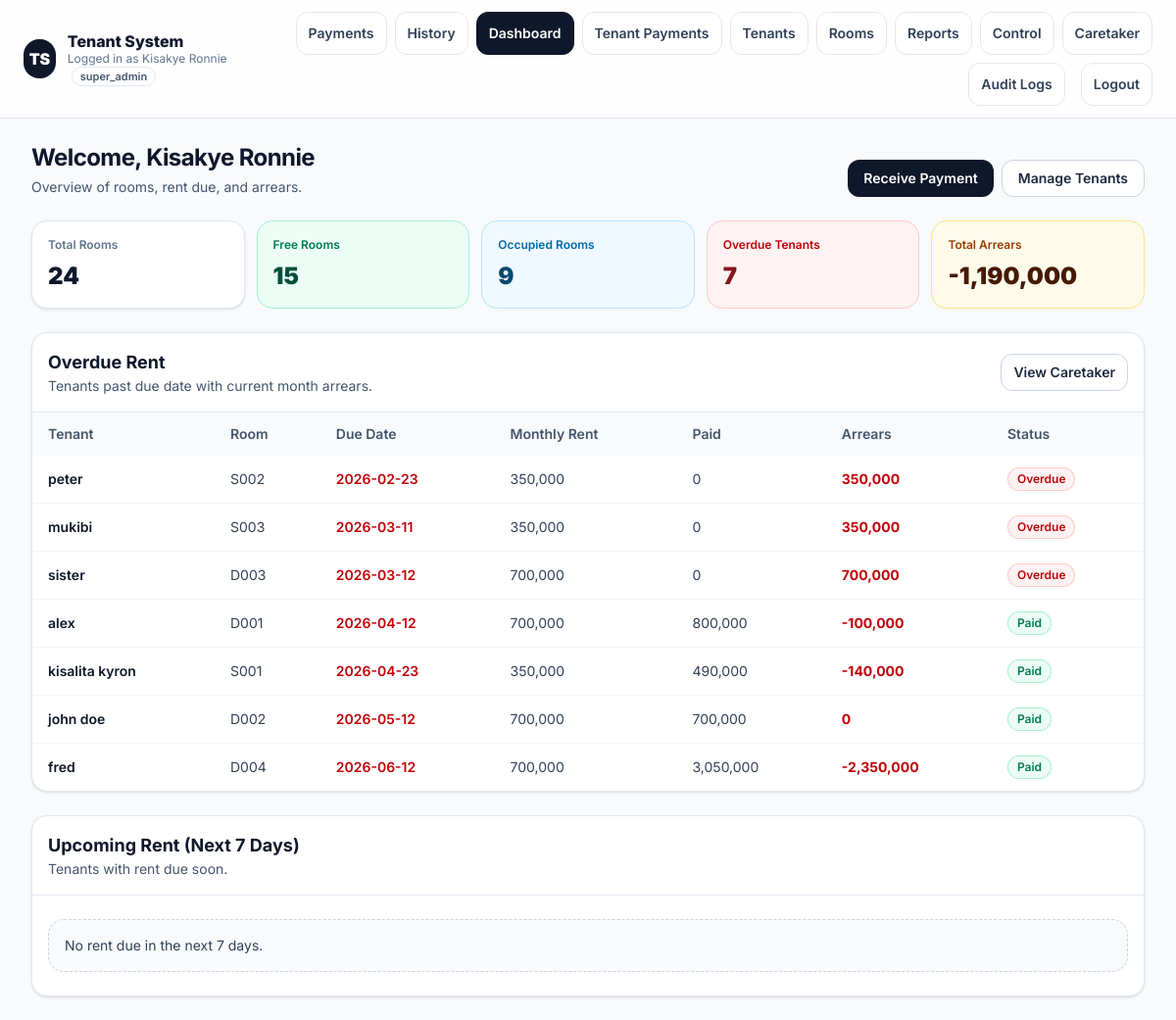
The page /public/dashboard.php (signed in) on the database as committed earlier.
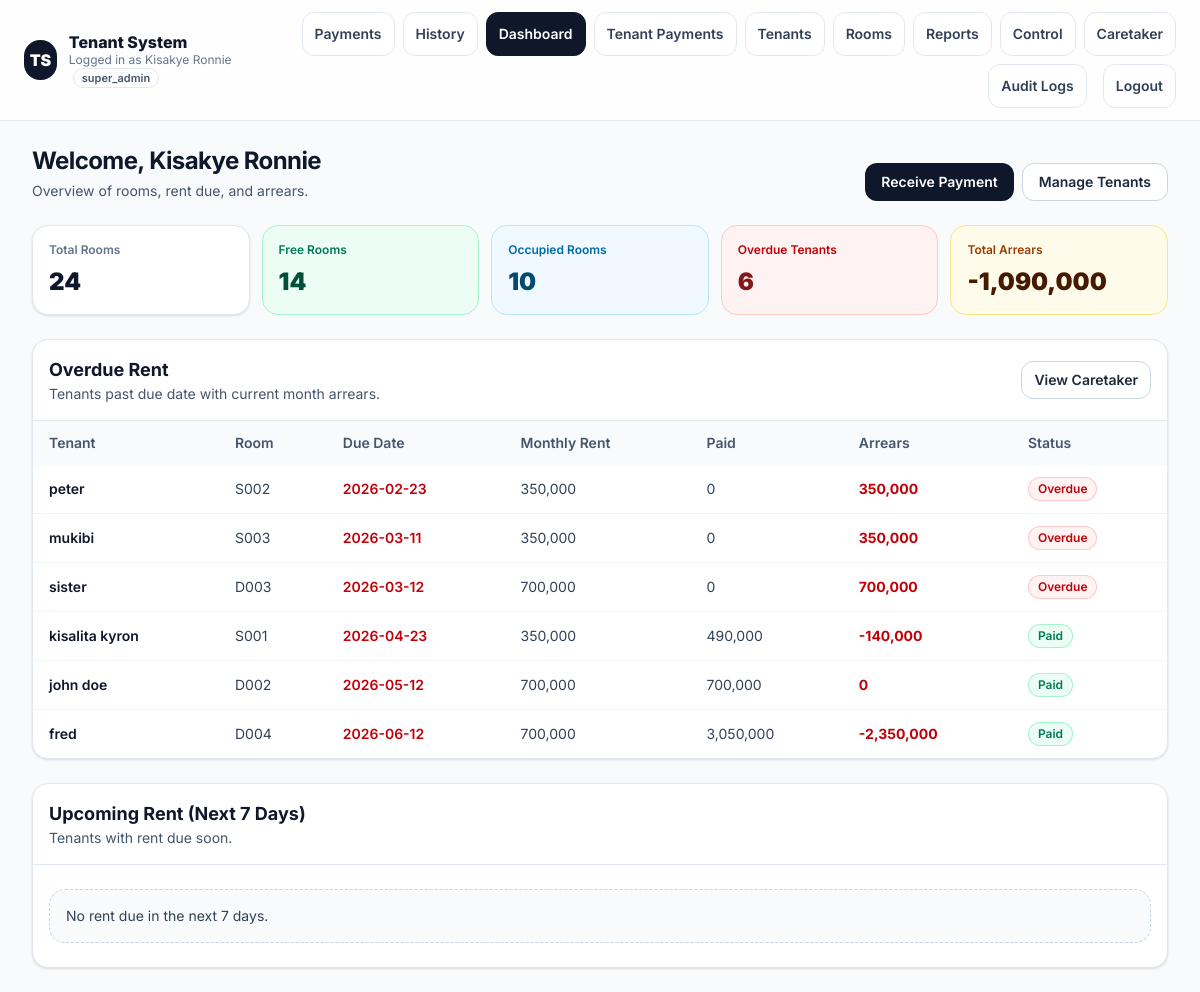
The same page on the database as committed later.
### tables this page shows
CREATE TABLE "tenants" (
    id INTEGER PRIMARY KEY AUTOINCREMENT,

    admin_id INTEGER NOT NULL,
    room_id INTEGER,

    full_name TEXT NOT NULL,
    phone TEXT,
    email TEXT,

    move_in_date DATE,
    exit_date DATE,

    status TEXT DEFAULT 'active',

    rent_due_date DATE,
    rent_due_day INTEGER,
    monthly_rent REAL,

    created_at DATETIME,
    updated_at DATETIME
);

### core/helpers.php (called while the page is built, shortened)
<?php
if (!function_exists('e')) {
    function e($v): string
    {
        return htmlspecialchars((string)($v ?? ''), ENT_QUOTES | ENT_SUBSTITUTE, 'UTF-8');
    }
}
?>

### public/dashboard.php (the view, shortened to what the changed rows need)
<?php
require_once __DIR__ . '/../core/bootstrap.php';
$admin_id = (int)($_SESSION['admin_id'] ?? 0);
$roomStatsStmt = $pdo->prepare("
    SELECT
        COUNT(*) AS total_rooms,
        SUM(CASE WHEN status = 'free' THEN 1 ELSE 0 END) AS free_rooms,
        SUM(CASE WHEN status = 'occupied' THEN 1 ELSE 0 END) AS occupied_rooms
    FROM rooms
    WHERE admin_id = ?
");
$roomStatsStmt->execute([$admin_id]);
$roomStats = $roomStatsStmt->fetch(PDO::FETCH_ASSOC) ?: [
    'total_rooms' => 0,
    'free_rooms' => 0,
    'occupied_rooms' => 0,
];
$overdueStmt = $pdo->prepare("
    SELECT
        t.id AS tenant_id,
        t.full_name,
        r.room_number,
        t.rent_due_date,
        CASE
            WHEN t.monthly_rent > 0 THEN t.monthly_rent
            ELSE rt.default_monthly_rent
        END AS monthly_rent,
        IFNULL(SUM(p.amount),0) AS paid_this_month,
        (CASE
            WHEN t.monthly_rent > 0 THEN t.monthly_rent
            ELSE rt.default_monthly_rent
        END - IFNULL(SUM(p.amount),0)) AS arrears
    FROM tenants t
    INNER JOIN rooms r ON t.room_id = r.id
    INNER JOIN room_types rt ON r.room_type_id = rt.id
    LEFT JOIN payments p
        ON t.id = p.tenant_id
        AND strftime('%Y-%m', p.payment_date) = strftime('%Y-%m', 'now')
    WHERE r.admin_id = ?
      AND t.exit_date IS NULL
      AND t.rent_due_date < date('now')
    GROUP BY t.id, t.full_name, r.room_number, t.rent_due_date, t.monthly_rent, rt.default_monthly_rent
    ORDER BY t.rent_due_date ASC
");
$overdueStmt->execute([$admin_id]);
$overdueRents = $overdueStmt->fetchAll(PDO::FETCH_ASSOC) ?: [];
$totalOverdueTenants = count($overdueRents);
$totalArrears = 0.0;
foreach ($overdueRents as $o) {
    $totalArrears += (float)($o['arrears'] ?? 0);
}
function money($v): string {
    return number_format((float)$v, 0);
}
function chip(string $label, string $tone): string
{
    $map = [
        'slate'  => 'bg-slate-100 text-slate-700 ring-slate-200',
        'red'    => 'bg-red-50 text-red-700 ring-red-200',
        'green'  => 'bg-emerald-50 text-emerald-700 ring-emerald-200',
        'amber'  => 'bg-amber-50 text-amber-700 ring-amber-200',
        'blue'   => 'bg-sky-50 text-sky-700 ring-sky-200',
    ];
    $cls = $map[$tone] ?? $map['slate'];
    return '<span class="inline-flex items-center rounded-full px-2.5 py-1 text-xs font-semibold ring-1 ring-inset ' . $cls . '">' . e($label) . '</span>';
}
?>
<!doctype html>
<html lang="en">
<head>
  <link rel="stylesheet" href="assets/css/tailwind.css">
</head>
<body class="min-h-screen bg-slate-50 text-slate-900">
  <main class="mx-auto max-w-7xl px-4 sm:px-6 lg:px-8 py-6">
    <div class="mb-6 flex flex-col gap-2 sm:flex-row sm:items-end sm:justify-between">
      <div>
        <h1 class="text-2xl font-bold tracking-tight">
          Welcome, <?= e($_SESSION['admin_name'] ?? 'Admin') ?>
        </h1>
      </div>
    </div>
    <div class="grid grid-cols-1 gap-3 sm:grid-cols-2 lg:grid-cols-5 mb-6">
      <div class="rounded-2xl border border-emerald-200 bg-emerald-50 p-4">
        <div class="text-xs font-semibold text-emerald-700">Free Rooms</div>
        <div class="mt-2 text-2xl font-black text-emerald-900"><?= (int)($roomStats['free_rooms'] ?? 0) ?></div>
      </div>
      <div class="rounded-2xl border border-sky-200 bg-sky-50 p-4">
        <div class="text-xs font-semibold text-sky-700">Occupied Rooms</div>
        <div class="mt-2 text-2xl font-black text-sky-900"><?= (int)($roomStats['occupied_rooms'] ?? 0) ?></div>
      </div>
      <div class="rounded-2xl border border-red-200 bg-red-50 p-4">
        <div class="text-xs font-semibold text-red-700">Overdue Tenants</div>
        <div class="mt-2 text-2xl font-black text-red-900"><?= (int)$totalOverdueTenants ?></div>
      </div>
      <div class="rounded-2xl border border-amber-200 bg-amber-50 p-4">
        <div class="text-xs font-semibold text-amber-800">Total Arrears</div>
        <div class="mt-2 text-2xl font-black text-amber-950"><?= e(money($totalArrears)) ?></div>
      </div>
    </div>
    <div class="rounded-2xl border border-slate-200 bg-white shadow-sm overflow-hidden mb-6">
      <div class="px-4 py-4 border-b border-slate-200 flex items-center justify-between gap-2">
        <div>
          <h2 class="text-lg font-bold">Overdue Rent</h2>
        </div>
      </div>
      <?php if ($overdueRents): ?>
        <div class="overflow-x-auto">
          <table class="min-w-full text-sm">
            <thead class="bg-slate-50 text-slate-600">
              <tr>
                <th class="px-4 py-3 text-left font-semibold">Tenant</th>
                <th class="px-4 py-3 text-left font-semibold">Room</th>
                <th class="px-4 py-3 text-left font-semibold">Due Date</th>
                <th class="px-4 py-3 text-left font-semibold">Monthly Rent</th>
                <th class="px-4 py-3 text-left font-semibold">Paid</th>
                <th class="px-4 py-3 text-left font-semibold">Arrears</th>
                <th class="px-4 py-3 text-left font-semibold">Status</th>
              </tr>
            </thead>
            <tbody class="divide-y divide-slate-100">
              <?php foreach ($overdueRents as $o): ?>
                <?php
                  $arrears = (float)($o['arrears'] ?? 0);
                  $paid    = (float)($o['paid_this_month'] ?? 0);
                  if ($arrears <= 0.00001) {
                      $status = chip('Paid', 'green');
                  } elseif ($paid > 0) {
                      $status = chip('Partial', 'amber');
                  } else {
                      $status = chip('Overdue', 'red');
                  }
                ?>
                <tr class="hover:bg-slate-50">
                  <td class="px-4 py-3 font-semibold"><?= e($o['full_name'] ?? '') ?></td>
                  <td class="px-4 py-3 text-slate-700"><?= e($o['room_number'] ?? '-') ?></td>
                  <td class="px-4 py-3 text-red-700 font-semibold"><?= e($o['rent_due_date'] ?? '') ?></td>
                  <td class="px-4 py-3 text-slate-700"><?= e(money($o['monthly_rent'] ?? 0)) ?></td>
                  <td class="px-4 py-3 text-slate-700"><?= e(money($paid)) ?></td>
                  <td class="px-4 py-3 font-bold text-red-700 font-sans"><?= e(money($arrears)) ?></td>
                  <td class="px-4 py-3"><?= $status ?></td>
                </tr>
              <?php endforeach; ?>
            </tbody>
          </table>
        </div>
      <?php endif; ?>
    </div>
    <div class="rounded-2xl border border-slate-200 bg-white shadow-sm overflow-hidden">
      <div class="px-4 py-4 border-b border-slate-200">
        <h2 class="text-lg font-bold">Upcoming Rent (Next 7 Days)</h2>
      </div>
    </div>
  </main>
</body>
</html>

Rows that differ between the two databases and show on the page:
no longer on this page (row edited): tenants: full_name "alex", room_number "D001", rent_due_date "2026-04-12", monthly_rent "700,000", paid "800,000", arrears "-100,000", label "Paid"
Other text that changed with them:
$roomStats['free_rooms']: "15" → "14"
$roomStats['occupied_rooms']: "9" → "10"
$totalOverdueTenants: "7" → "6"
money($totalArrears): "-1,190,000" → "-1,090,000"
